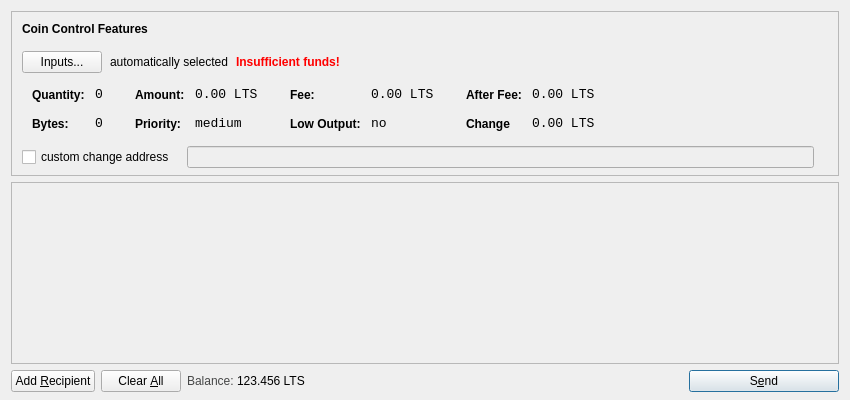
<?xml version="1.0" encoding="UTF-8"?>
<ui version="4.0">
 <class>SendCoinsDialog</class>
 <widget class="QDialog" name="SendCoinsDialog">
  <property name="geometry">
   <rect>
    <x>0</x>
    <y>0</y>
    <width>850</width>
    <height>400</height>
   </rect>
  </property>
  <property name="windowTitle">
   <string>Send Coins</string>
  </property>
  <layout class="QVBoxLayout" name="verticalLayout" stretch="0,1,0">
   <property name="bottomMargin">
    <number>8</number>
   </property>
   <item>
    <widget class="QFrame" name="frameCoinControl">
     <property name="sizePolicy">
      <sizepolicy hsizetype="Expanding" vsizetype="Expanding">
       <horstretch>0</horstretch>
       <verstretch>0</verstretch>
      </sizepolicy>
     </property>
     <property name="maximumSize">
      <size>
       <width>16777215</width>
       <height>16777215</height>
      </size>
     </property>
     <property name="frameShape">
      <enum>QFrame::StyledPanel</enum>
     </property>
     <property name="frameShadow">
      <enum>QFrame::Sunken</enum>
     </property>
     <layout class="QVBoxLayout" name="verticalLayoutCoinControl2">
      <property name="spacing">
       <number>6</number>
      </property>
      <property name="leftMargin">
       <number>0</number>
      </property>
      <property name="topMargin">
       <number>0</number>
      </property>
      <property name="rightMargin">
       <number>0</number>
      </property>
      <property name="bottomMargin">
       <number>6</number>
      </property>
      <item>
       <layout class="QVBoxLayout" name="verticalLayoutCoinControl" stretch="0,0,0,0,1">
        <property name="spacing">
         <number>0</number>
        </property>
        <property name="leftMargin">
         <number>10</number>
        </property>
        <property name="topMargin">
         <number>10</number>
        </property>
        <item>
         <layout class="QHBoxLayout" name="horizontalLayoutCoinControl1">
          <property name="bottomMargin">
           <number>15</number>
          </property>
          <item>
           <widget class="QLabel" name="labelCoinControlFeatures">
            <property name="sizePolicy">
             <sizepolicy hsizetype="Preferred" vsizetype="Maximum">
              <horstretch>0</horstretch>
              <verstretch>0</verstretch>
             </sizepolicy>
            </property>
            <property name="font">
             <font>
              <weight>75</weight>
              <bold>true</bold>
             </font>
            </property>
            <property name="styleSheet">
             <string notr="true">font-weight:bold;</string>
            </property>
            <property name="text">
             <string>Coin Control Features</string>
            </property>
           </widget>
          </item>
         </layout>
        </item>
        <item>
         <layout class="QHBoxLayout" name="horizontalLayoutCoinControl2" stretch="0,0,0,0">
          <property name="spacing">
           <number>8</number>
          </property>
          <property name="bottomMargin">
           <number>10</number>
          </property>
          <item>
           <widget class="QPushButton" name="pushButtonCoinControl">
            <property name="styleSheet">
             <string notr="true"/>
            </property>
            <property name="text">
             <string>Inputs...</string>
            </property>
           </widget>
          </item>
          <item>
           <widget class="QLabel" name="labelCoinControlAutomaticallySelected">
            <property name="text">
             <string>automatically selected</string>
            </property>
            <property name="margin">
             <number>5</number>
            </property>
           </widget>
          </item>
          <item>
           <widget class="QLabel" name="labelCoinControlInsuffFunds">
            <property name="font">
             <font>
              <weight>75</weight>
              <bold>true</bold>
             </font>
            </property>
            <property name="styleSheet">
             <string notr="true">color:red;font-weight:bold;</string>
            </property>
            <property name="text">
             <string>Insufficient funds!</string>
            </property>
            <property name="margin">
             <number>5</number>
            </property>
           </widget>
          </item>
          <item>
           <spacer name="horizontalSpacerCoinControl">
            <property name="orientation">
             <enum>Qt::Horizontal</enum>
            </property>
            <property name="sizeHint" stdset="0">
             <size>
              <width>40</width>
              <height>1</height>
             </size>
            </property>
           </spacer>
          </item>
         </layout>
        </item>
        <item>
         <widget class="QWidget" name="widgetCoinControl" native="true">
          <property name="sizePolicy">
           <sizepolicy hsizetype="Preferred" vsizetype="Preferred">
            <horstretch>0</horstretch>
            <verstretch>0</verstretch>
           </sizepolicy>
          </property>
          <property name="minimumSize">
           <size>
            <width>0</width>
            <height>0</height>
           </size>
          </property>
          <property name="styleSheet">
           <string notr="true"/>
          </property>
          <layout class="QHBoxLayout" name="horizontalLayoutCoinControl5">
           <property name="margin">
            <number>0</number>
           </property>
           <item>
            <layout class="QHBoxLayout" name="horizontalLayoutCoinControl3" stretch="0,0,0,1">
             <property name="spacing">
              <number>20</number>
             </property>
             <property name="topMargin">
              <number>0</number>
             </property>
             <property name="bottomMargin">
              <number>10</number>
             </property>
             <item>
              <layout class="QFormLayout" name="formLayoutCoinControl1">
               <property name="horizontalSpacing">
                <number>10</number>
               </property>
               <property name="verticalSpacing">
                <number>14</number>
               </property>
               <property name="leftMargin">
                <number>10</number>
               </property>
               <property name="topMargin">
                <number>4</number>
               </property>
               <property name="rightMargin">
                <number>6</number>
               </property>
               <item row="0" column="0">
                <widget class="QLabel" name="labelCoinControlQuantityText">
                 <property name="styleSheet">
                  <string notr="true">font-weight:bold;</string>
                 </property>
                 <property name="text">
                  <string>Quantity:</string>
                 </property>
                 <property name="margin">
                  <number>0</number>
                 </property>
                </widget>
               </item>
               <item row="0" column="1">
                <widget class="QLabel" name="labelCoinControlQuantity">
                 <property name="font">
                  <font>
                   <family>Monospace</family>
                   <pointsize>10</pointsize>
                  </font>
                 </property>
                 <property name="cursor">
                  <cursorShape>IBeamCursor</cursorShape>
                 </property>
                 <property name="contextMenuPolicy">
                  <enum>Qt::ActionsContextMenu</enum>
                 </property>
                 <property name="text">
                  <string>0</string>
                 </property>
                 <property name="margin">
                  <number>0</number>
                 </property>
                 <property name="textInteractionFlags">
                  <set>Qt::LinksAccessibleByMouse|Qt::TextSelectableByKeyboard|Qt::TextSelectableByMouse</set>
                 </property>
                </widget>
               </item>
               <item row="1" column="0">
                <widget class="QLabel" name="labelCoinControlBytesText">
                 <property name="styleSheet">
                  <string notr="true">font-weight:bold;</string>
                 </property>
                 <property name="text">
                  <string>Bytes:</string>
                 </property>
                </widget>
               </item>
               <item row="1" column="1">
                <widget class="QLabel" name="labelCoinControlBytes">
                 <property name="font">
                  <font>
                   <family>Monospace</family>
                   <pointsize>10</pointsize>
                  </font>
                 </property>
                 <property name="cursor">
                  <cursorShape>IBeamCursor</cursorShape>
                 </property>
                 <property name="contextMenuPolicy">
                  <enum>Qt::ActionsContextMenu</enum>
                 </property>
                 <property name="text">
                  <string>0</string>
                 </property>
                 <property name="textInteractionFlags">
                  <set>Qt::LinksAccessibleByMouse|Qt::TextSelectableByKeyboard|Qt::TextSelectableByMouse</set>
                 </property>
                </widget>
               </item>
              </layout>
             </item>
             <item>
              <layout class="QFormLayout" name="formLayoutCoinControl2">
               <property name="horizontalSpacing">
                <number>10</number>
               </property>
               <property name="verticalSpacing">
                <number>14</number>
               </property>
               <property name="leftMargin">
                <number>6</number>
               </property>
               <property name="topMargin">
                <number>4</number>
               </property>
               <property name="rightMargin">
                <number>6</number>
               </property>
               <item row="0" column="0">
                <widget class="QLabel" name="labelCoinControlAmountText">
                 <property name="styleSheet">
                  <string notr="true">font-weight:bold;</string>
                 </property>
                 <property name="text">
                  <string>Amount:</string>
                 </property>
                 <property name="margin">
                  <number>0</number>
                 </property>
                </widget>
               </item>
               <item row="0" column="1">
                <widget class="QLabel" name="labelCoinControlAmount">
                 <property name="font">
                  <font>
                   <family>Monospace</family>
                   <pointsize>10</pointsize>
                  </font>
                 </property>
                 <property name="cursor">
                  <cursorShape>IBeamCursor</cursorShape>
                 </property>
                 <property name="contextMenuPolicy">
                  <enum>Qt::ActionsContextMenu</enum>
                 </property>
                 <property name="text">
                  <string>0.00 LTS</string>
                 </property>
                 <property name="textInteractionFlags">
                  <set>Qt::LinksAccessibleByMouse|Qt::TextSelectableByKeyboard|Qt::TextSelectableByMouse</set>
                 </property>
                </widget>
               </item>
               <item row="1" column="0">
                <widget class="QLabel" name="labelCoinControlPriorityText">
                 <property name="styleSheet">
                  <string notr="true">font-weight:bold;</string>
                 </property>
                 <property name="text">
                  <string>Priority:</string>
                 </property>
                </widget>
               </item>
               <item row="1" column="1">
                <widget class="QLabel" name="labelCoinControlPriority">
                 <property name="font">
                  <font>
                   <family>Monospace</family>
                   <pointsize>10</pointsize>
                  </font>
                 </property>
                 <property name="cursor">
                  <cursorShape>IBeamCursor</cursorShape>
                 </property>
                 <property name="contextMenuPolicy">
                  <enum>Qt::ActionsContextMenu</enum>
                 </property>
                 <property name="text">
                  <string>medium</string>
                 </property>
                 <property name="textInteractionFlags">
                  <set>Qt::LinksAccessibleByMouse|Qt::TextSelectableByKeyboard|Qt::TextSelectableByMouse</set>
                 </property>
                </widget>
               </item>
              </layout>
             </item>
             <item>
              <layout class="QFormLayout" name="formLayoutCoinControl3">
               <property name="horizontalSpacing">
                <number>10</number>
               </property>
               <property name="verticalSpacing">
                <number>14</number>
               </property>
               <property name="leftMargin">
                <number>6</number>
               </property>
               <property name="topMargin">
                <number>4</number>
               </property>
               <property name="rightMargin">
                <number>6</number>
               </property>
               <item row="0" column="0">
                <widget class="QLabel" name="labelCoinControlFeeText">
                 <property name="styleSheet">
                  <string notr="true">font-weight:bold;</string>
                 </property>
                 <property name="text">
                  <string>Fee:</string>
                 </property>
                 <property name="margin">
                  <number>0</number>
                 </property>
                </widget>
               </item>
               <item row="0" column="1">
                <widget class="QLabel" name="labelCoinControlFee">
                 <property name="font">
                  <font>
                   <family>Monospace</family>
                   <pointsize>10</pointsize>
                  </font>
                 </property>
                 <property name="cursor">
                  <cursorShape>IBeamCursor</cursorShape>
                 </property>
                 <property name="contextMenuPolicy">
                  <enum>Qt::ActionsContextMenu</enum>
                 </property>
                 <property name="text">
                  <string>0.00 LTS</string>
                 </property>
                 <property name="textInteractionFlags">
                  <set>Qt::LinksAccessibleByMouse|Qt::TextSelectableByKeyboard|Qt::TextSelectableByMouse</set>
                 </property>
                </widget>
               </item>
               <item row="1" column="0">
                <widget class="QLabel" name="labelCoinControlLowOutputText">
                 <property name="styleSheet">
                  <string notr="true">font-weight:bold;</string>
                 </property>
                 <property name="text">
                  <string>Low Output:</string>
                 </property>
                </widget>
               </item>
               <item row="1" column="1">
                <widget class="QLabel" name="labelCoinControlLowOutput">
                 <property name="font">
                  <font>
                   <family>Monospace</family>
                   <pointsize>10</pointsize>
                  </font>
                 </property>
                 <property name="cursor">
                  <cursorShape>IBeamCursor</cursorShape>
                 </property>
                 <property name="contextMenuPolicy">
                  <enum>Qt::ActionsContextMenu</enum>
                 </property>
                 <property name="text">
                  <string>no</string>
                 </property>
                 <property name="textInteractionFlags">
                  <set>Qt::LinksAccessibleByMouse|Qt::TextSelectableByKeyboard|Qt::TextSelectableByMouse</set>
                 </property>
                </widget>
               </item>
              </layout>
             </item>
             <item>
              <layout class="QFormLayout" name="formLayoutCoinControl4">
               <property name="horizontalSpacing">
                <number>10</number>
               </property>
               <property name="verticalSpacing">
                <number>14</number>
               </property>
               <property name="leftMargin">
                <number>6</number>
               </property>
               <property name="topMargin">
                <number>4</number>
               </property>
               <property name="rightMargin">
                <number>6</number>
               </property>
               <item row="0" column="0">
                <widget class="QLabel" name="labelCoinControlAfterFeeText">
                 <property name="styleSheet">
                  <string notr="true">font-weight:bold;</string>
                 </property>
                 <property name="text">
                  <string>After Fee:</string>
                 </property>
                 <property name="margin">
                  <number>0</number>
                 </property>
                </widget>
               </item>
               <item row="0" column="1">
                <widget class="QLabel" name="labelCoinControlAfterFee">
                 <property name="font">
                  <font>
                   <family>Monospace</family>
                   <pointsize>10</pointsize>
                  </font>
                 </property>
                 <property name="cursor">
                  <cursorShape>IBeamCursor</cursorShape>
                 </property>
                 <property name="contextMenuPolicy">
                  <enum>Qt::ActionsContextMenu</enum>
                 </property>
                 <property name="text">
                  <string>0.00 LTS</string>
                 </property>
                 <property name="textInteractionFlags">
                  <set>Qt::LinksAccessibleByMouse|Qt::TextSelectableByKeyboard|Qt::TextSelectableByMouse</set>
                 </property>
                </widget>
               </item>
               <item row="1" column="0">
                <widget class="QLabel" name="labelCoinControlChangeText">
                 <property name="styleSheet">
                  <string notr="true">font-weight:bold;</string>
                 </property>
                 <property name="text">
                  <string>Change</string>
                 </property>
                </widget>
               </item>
               <item row="1" column="1">
                <widget class="QLabel" name="labelCoinControlChange">
                 <property name="font">
                  <font>
                   <family>Monospace</family>
                   <pointsize>10</pointsize>
                  </font>
                 </property>
                 <property name="cursor">
                  <cursorShape>IBeamCursor</cursorShape>
                 </property>
                 <property name="contextMenuPolicy">
                  <enum>Qt::ActionsContextMenu</enum>
                 </property>
                 <property name="text">
                  <string>0.00 LTS</string>
                 </property>
                 <property name="textInteractionFlags">
                  <set>Qt::LinksAccessibleByMouse|Qt::TextSelectableByKeyboard|Qt::TextSelectableByMouse</set>
                 </property>
                </widget>
               </item>
              </layout>
             </item>
            </layout>
           </item>
          </layout>
         </widget>
        </item>
        <item>
         <layout class="QHBoxLayout" name="horizontalLayoutCoinControl4" stretch="0,0,0">
          <property name="spacing">
           <number>12</number>
          </property>
          <property name="sizeConstraint">
           <enum>QLayout::SetDefaultConstraint</enum>
          </property>
          <property name="topMargin">
           <number>5</number>
          </property>
          <property name="rightMargin">
           <number>5</number>
          </property>
          <item>
           <widget class="QCheckBox" name="checkBoxCoinControlChange">
            <property name="text">
             <string>custom change address</string>
            </property>
           </widget>
          </item>
          <item>
           <widget class="QLineEdit" name="lineEditCoinControlChange">
            <property name="enabled">
             <bool>false</bool>
            </property>
            <property name="sizePolicy">
             <sizepolicy hsizetype="Expanding" vsizetype="Fixed">
              <horstretch>0</horstretch>
              <verstretch>0</verstretch>
             </sizepolicy>
            </property>
           </widget>
          </item>
          <item>
           <widget class="QLabel" name="labelCoinControlChangeLabel">
            <property name="sizePolicy">
             <sizepolicy hsizetype="Preferred" vsizetype="Expanding">
              <horstretch>0</horstretch>
              <verstretch>0</verstretch>
             </sizepolicy>
            </property>
            <property name="minimumSize">
             <size>
              <width>0</width>
              <height>0</height>
             </size>
            </property>
            <property name="text">
             <string/>
            </property>
            <property name="margin">
             <number>3</number>
            </property>
           </widget>
          </item>
         </layout>
        </item>
        <item>
         <spacer name="verticalSpacerCoinControl">
          <property name="orientation">
           <enum>Qt::Vertical</enum>
          </property>
          <property name="sizeHint" stdset="0">
           <size>
            <width>800</width>
            <height>1</height>
           </size>
          </property>
         </spacer>
        </item>
       </layout>
      </item>
     </layout>
    </widget>
   </item>
   <item>
    <widget class="QScrollArea" name="scrollArea">
     <property name="widgetResizable">
      <bool>true</bool>
     </property>
     <widget class="QWidget" name="scrollAreaWidgetContents">
      <property name="geometry">
       <rect>
        <x>0</x>
        <y>0</y>
        <width>830</width>
        <height>156</height>
       </rect>
      </property>
      <layout class="QVBoxLayout" name="verticalLayout_2">
       <property name="margin">
        <number>0</number>
       </property>
       <item>
        <layout class="QVBoxLayout" name="entries">
         <property name="spacing">
          <number>6</number>
         </property>
        </layout>
       </item>
       <item>
        <spacer name="verticalSpacer">
         <property name="orientation">
          <enum>Qt::Vertical</enum>
         </property>
         <property name="sizeHint" stdset="0">
          <size>
           <width>20</width>
           <height>40</height>
          </size>
         </property>
        </spacer>
       </item>
      </layout>
     </widget>
    </widget>
   </item>
   <item>
    <layout class="QHBoxLayout" name="horizontalLayout">
     <item>
      <widget class="QPushButton" name="addButton">
       <property name="toolTip">
        <string>Send to multiple recipients at once</string>
       </property>
       <property name="text">
        <string>Add &amp;Recipient</string>
       </property>
       <property name="icon">
        <iconset resource="../bitcoin.qrc">
         <normaloff>:/icons/add</normaloff>:/icons/add</iconset>
       </property>
       <property name="autoDefault">
        <bool>false</bool>
       </property>
      </widget>
     </item>
     <item>
      <widget class="QPushButton" name="clearButton">
       <property name="sizePolicy">
        <sizepolicy hsizetype="Minimum" vsizetype="Fixed">
         <horstretch>0</horstretch>
         <verstretch>0</verstretch>
        </sizepolicy>
       </property>
       <property name="toolTip">
        <string>Remove all transaction fields</string>
       </property>
       <property name="text">
        <string>Clear &amp;All</string>
       </property>
       <property name="icon">
        <iconset resource="../bitcoin.qrc">
         <normaloff>:/icons/remove</normaloff>:/icons/remove</iconset>
       </property>
       <property name="autoRepeatDelay">
        <number>300</number>
       </property>
       <property name="autoDefault">
        <bool>false</bool>
       </property>
      </widget>
     </item>
     <item>
      <layout class="QHBoxLayout" name="horizontalLayout_2">
       <property name="spacing">
        <number>3</number>
       </property>
       <item>
        <widget class="QLabel" name="label">
         <property name="sizePolicy">
          <sizepolicy hsizetype="Preferred" vsizetype="Fixed">
           <horstretch>0</horstretch>
           <verstretch>0</verstretch>
          </sizepolicy>
         </property>
         <property name="styleSheet">
          <string notr="true">#label { color: #464747; }</string>
         </property>
         <property name="text">
          <string>Balance:</string>
         </property>
        </widget>
       </item>
       <item>
        <widget class="QLabel" name="labelBalance">
         <property name="sizePolicy">
          <sizepolicy hsizetype="Preferred" vsizetype="Fixed">
           <horstretch>0</horstretch>
           <verstretch>0</verstretch>
          </sizepolicy>
         </property>
         <property name="cursor">
          <cursorShape>IBeamCursor</cursorShape>
         </property>
         <property name="styleSheet">
          <string notr="true">#label { color: #464747; }</string>
         </property>
         <property name="text">
          <string>123.456 LTS</string>
         </property>
         <property name="textInteractionFlags">
          <set>Qt::LinksAccessibleByMouse|Qt::TextSelectableByKeyboard|Qt::TextSelectableByMouse</set>
         </property>
        </widget>
       </item>
      </layout>
     </item>
     <item>
      <spacer name="horizontalSpacer">
       <property name="orientation">
        <enum>Qt::Horizontal</enum>
       </property>
       <property name="sizeHint" stdset="0">
        <size>
         <width>40</width>
         <height>20</height>
        </size>
       </property>
      </spacer>
     </item>
     <item>
      <widget class="QPushButton" name="sendButton">
       <property name="minimumSize">
        <size>
         <width>150</width>
         <height>0</height>
        </size>
       </property>
       <property name="toolTip">
        <string>Confirm the send action</string>
       </property>
       <property name="text">
        <string>S&amp;end</string>
       </property>
       <property name="icon">
        <iconset resource="../bitcoin.qrc">
         <normaloff>:/icons/send</normaloff>:/icons/send</iconset>
       </property>
       <property name="default">
        <bool>true</bool>
       </property>
      </widget>
     </item>
    </layout>
   </item>
  </layout>
 </widget>
 <resources>
  <include location="../bitcoin.qrc"/>
 </resources>
 <connections/>
</ui>
